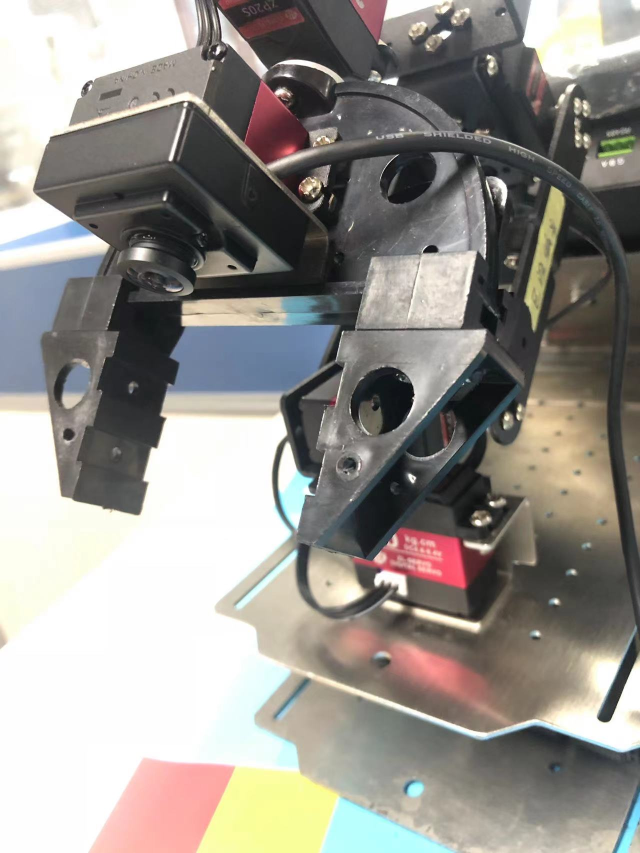
#> input picture 正常机械臂的图片/摄像头图片/7ea9584b4ed0c9b5cac97bfcbf15e76.jpg, 1280 x 1706 px (shown at 1/2 size)
$ python -i plate_detection.py   (imports and definitions only)   (older library calls are emulated)
#> lines starting #> are read from the running program, lines starting #| are printed output that depends on the picture
### marm_visual_sorting/script/cvwin.py
#!/usr/bin/python
# -*- coding: utf-8 -*-
import threading
import cv2
import sys
import time
import copy
from collections import OrderedDict

this = sys.modules[__name__]
this.showwins={}            #{"name":{"img":img,"update":True},}
this.destroywins=[]
this.resizewins=[]          #[  [] ]
this.namedWindows={}        #{"name":True}
this.createTrackbars=OrderedDict()     #{"winname":{"trackbarname":{"param":[trackbarname,winname,value,count,TrackbarCallback],"update":True,"value":0},},}
this.createTrackbars_win=OrderedDict() #{"winname":createTrackbars_win}
this.Trackbarvalues={}      #{"winname":{trackbarname:value},}

def namedWindow(name):
    this.namedWindows[name]=True        #ture：需要启动

# [8 lines left out: function createTrackbar, not called in this run]

def getTrackbarPos(trackbarname, winname):
    return this.createTrackbars[winname][trackbarname]["value"]

# [6 lines left out: function imshow, not called in this run]

def destroyWindow(name):
    this.destroywins.append(name)

def resizeWindow(name,x,y):
    this.resizewins.append([name,x,y])

this.st=time.time()
def cvwin():
    while True:
        for i in list(this.namedWindows.keys()):
            if this.namedWindows[i]==True:
                cv2.namedWindow(i)
                # cv2.namedWindow(i,cv2.WINDOW_NORMAL)
                this.namedWindows[i]=False

        for m in list(this.createTrackbars.keys()):   #win
            if this.namedWindows[m]==False:    #check win is open
                for n in this.createTrackbars[m].keys(): #Trackbar
                    try :
                        t=cv2.getWindowProperty(m,cv2.WND_PROP_VISIBLE)
                    except:
                        pass
                    if this.createTrackbars[m][n]["update"]==True and t and this.namedWindows[m]==False:   #检查窗口打开:
                        data=this.createTrackbars[m][n]["param"]
                        cv2.createTrackbar(data[0],data[1],data[2],data[3],data[4])
                        this.createTrackbars[m][n]["update"]=False

        if len(this.resizewins)>0:
            rswin=this.resizewins[0]
            try :
                if cv2.getWindowProperty(rswin[0],cv2.WND_PROP_VISIBLE):
                    del this.resizewins[0]
                    cv2.resizeWindow(rswin[0],rswin[1],rswin[2])
            except:
                pass

        for i in list(this.showwins.keys()):
            win=this.showwins[i]
            if win["update"]==True:
                cv2.imshow(i, win["img"])
                win["update"]=False

        if len(this.destroywins)>0:
            try:
                delwin=this.destroywins[0]
                if cv2.getWindowProperty(delwin,cv2.WND_PROP_VISIBLE):
                    del this.destroywins[0]
                    del this.showwins[delwin]
                    cv2.destroyWindow(delwin)
            except Exception as e:
                print(e)
                print("destroyWindow error! retry")
                pass

        for m in list(this.createTrackbars.keys()):   #win
            try :
                if cv2.getWindowProperty(m,cv2.WND_PROP_VISIBLE):   #检查窗口打开
                    for n in this.createTrackbars[m].keys():
                        if this.createTrackbars[m][n]["param"]:
                            data=this.createTrackbars[m][n]["param"]
                            this.createTrackbars[m][n]["value"]=cv2.getTrackbarPos(data[0],data[1])
                            # print(m,n,this.createTrackbars[m][n]["value"])
            except:
                break
        if time.time()-this.st>30:
            print("Win Thread Running")
            this.st=time.time()
        cv2.waitKey(10)

t = threading.Thread(target=cvwin)
t.setDaemon(True)
t.start()

### marm_visual_sorting/script/plate_detection.py
#!/usr/bin/env python
# -*- encoding: utf-8 -*-

##############################################################################################
# 文件：plate_detection.py
# 作者：Zonesion wanghao 20220412
# 说明：aiarm 定位框识别程序
# 修改：20220510  发布初始版本
# 注释：
##############################################################################################
import cv2
import numpy as np
import os
import copy
import time
import cvwin
import math
from collections import OrderedDict
from color_detection import Color_Rec
import yaml
import sys
this = sys.modules[__name__]
this.config_path="/home/zonesion/catkin_ws/src/marm_controller/config/config.yaml"
# [2 lines not run here, left out]
c_dir = os.path.split(os.path.realpath(__file__))[0]

def nothing(self,*arg):
    pass

# [1 line that did not run here, left out]
# [1 line that did not run here, left out]

class Plate_det(object):
    def __init__(self,win=[],win_show=False,winmain_show=True,par=None,undistort=True):
        self.win_par=win
        self.name="Plate"
        self.window_name=self.name+"det"
        self.open_wins=[]
        self.win_show=win_show
        self.winmain_show=winmain_show
        self.undistort=undistort
        self.plate_cons=[]
        self.slope1=None
        self.slope2=None
        if par==None:
            self.Bin_Thr1=param["Binary"][0]
            self.Bin_Thr2=param["Binary"][1]
        else:
            self.Bin_Thr1=par["Binary"][0]
            self.Bin_Thr2=par["Binary"][1]
        self.get_template()                                             # 获取并计算标准模板中的数据
        # 加载颜色识别模组
        self.rec_cla_dict=OrderedDict()                                 # 颜色识别类,含多个
        for i in this.palte_color_param.keys():                         # 定位板识别配置参数中带有几类，就初始化几类
            det={
                "class":Color_Rec(i,win,win_show=False,winmain_show=False,color_par=this.palte_color_param,comment='plate_'),
                "pos":None
            }
            self.rec_cla_dict[i]=copy.deepcopy(det)

    # [82 lines left out: functions __win_is_open, open_win, __undistort, __undistort_new, prepare_template, get_template and 1 more, not called in this run]

    def __dis(self,m,n):
        dis = math.sqrt((abs(m[0] - n[0]))**2 + (abs(m[1] - n[1]))**2)
        return dis

    def __drawpoint(self,img,point):
        point=(point[0],point[1])
        cv2.circle(img,point, 0, (255, 255, 0), 3)   #画点

    # [224 lines left out: functions __pre_point, __check_point, __find_point, __reverse_color, plate_det, close_win, not called in this run]
                # print("close")


# [13 lines not run here, left out]

>>> import cv2
>>> picture = cv2.imread('../../正常机械臂的图片/摄像头图片/7ea9584b4ed0c9b5cac97bfcbf15e76.jpg', cv2.IMREAD_GRAYSCALE)
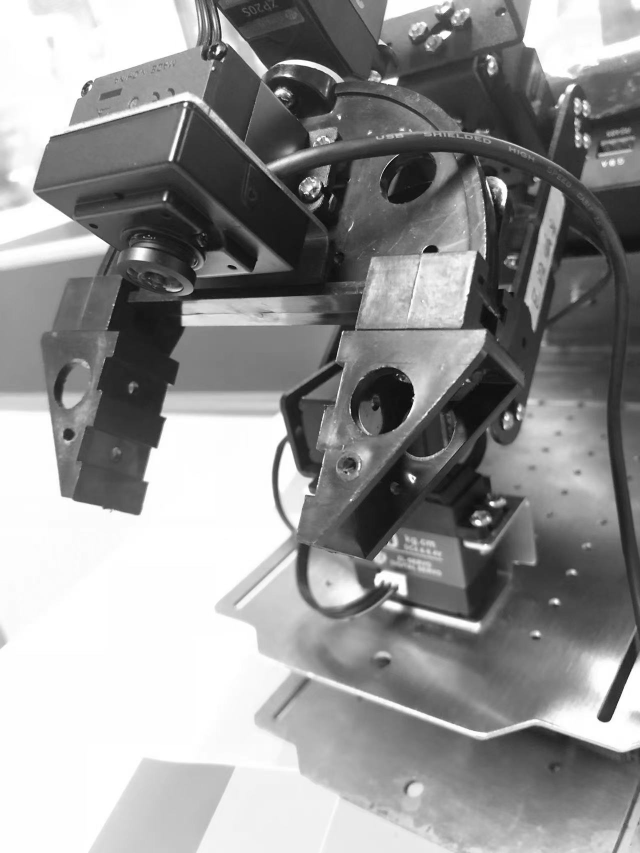
#> picture: shape (1706, 1280) (shown at 1/2 size); min 0, max 255, mean 147.3
>>> result = Plate_det().plate_det(picture)
#> (the run stopped early here; a loop or call above may not have finished)

$ run again, on 正常机械臂的图片/摄像头图片/WXTGF[U[TM7CIH(KC@M601R.jpg
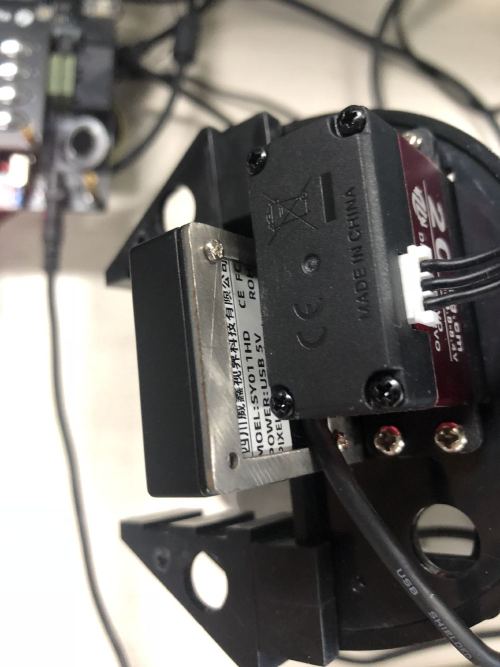
#> input picture 正常机械臂的图片/摄像头图片/WXTGF[U[TM7CIH(KC@M601R.jpg, 1000 x 1334 px (shown at 1/2 size)
#> `picture = cv2.imread('../../正常机械臂的图片/摄像头图片/7ea9584b4ed0c9b5cac97bfcbf1..`:
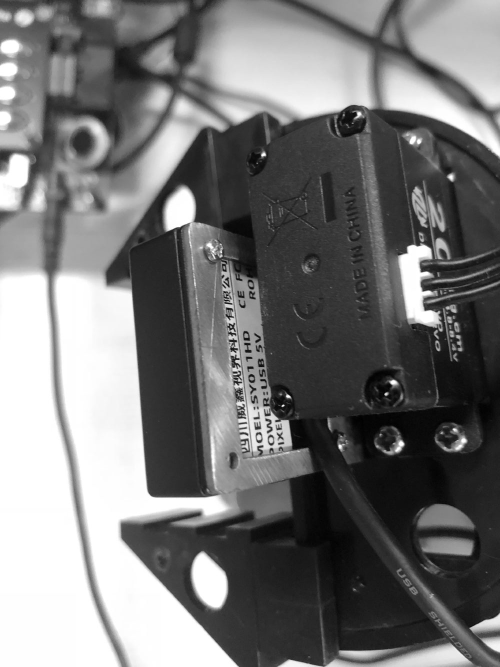
#> picture: shape (1334, 1000) (shown at 1/2 size); min 0, max 255, mean 118.8

$ run again, on 正常机械臂的图片/摄像头图片/ZRX%3Z`UX1MD)}9OCRI219V.jpg
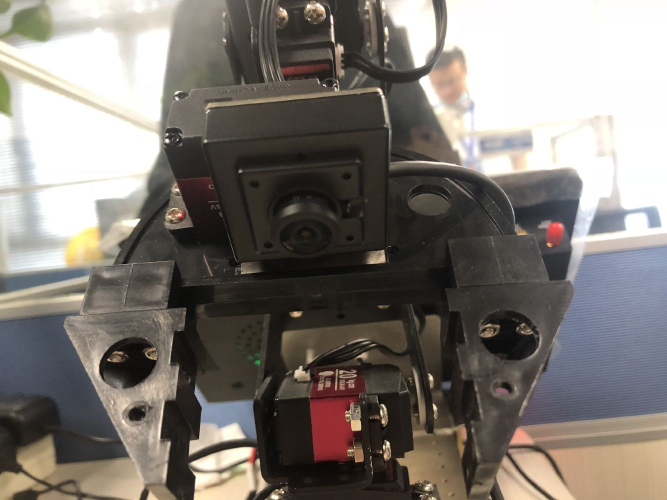
#> input picture 正常机械臂的图片/摄像头图片/ZRX%3Z`UX1MD)}9OCRI219V.jpg, 1334 x 1000 px (shown at 1/2 size)
#> `picture = cv2.imread('../../正常机械臂的图片/摄像头图片/7ea9584b4ed0c9b5cac97bfcbf1..`:
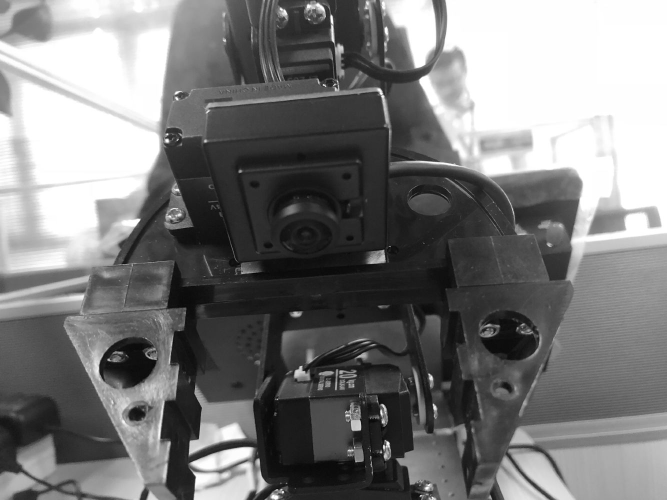
#> picture: shape (1000, 1334) (shown at 1/2 size); min 0, max 255, mean 122.6
